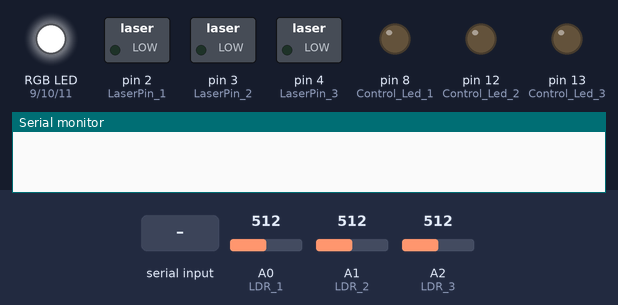
Simulated run of this sketch. Board: Arduino Uno, built with avr-gcc and run on an emulated ATmega328P. On the bench: switched loads named in the sketch (green lamp = pin HIGH), an RGB LED mixed from three pins (HIGH = lit), output pins drawn as LEDs (lit = HIGH), the last lines printed to the serial monitor. The test bench sets the inputs (shaded band); at power-on: A0 (LDR_1) = 512, A1 (LDR_2) = 512, A2 (LDR_3) = 512.

Above: at 1.2 s.
1.3 s: "4" received over the second serial link
At 2.5 s:
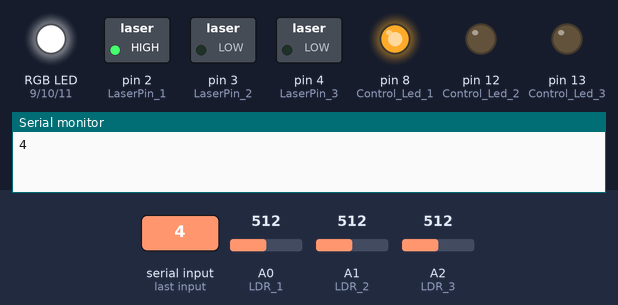
2.8 s: "6" received over the second serial link
At 3.8 s:
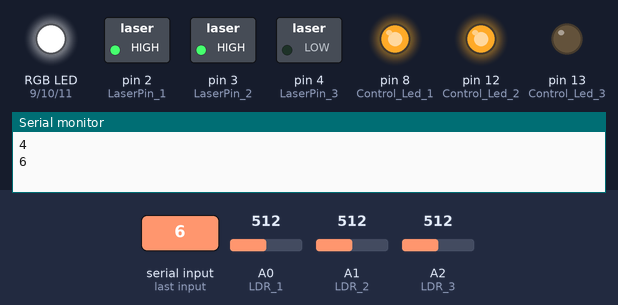
4.3 s: "5" received over the second serial link
At 4.9 s:
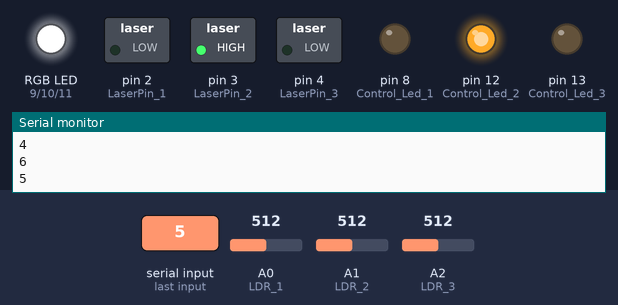
5.8 s: "8" received over the second serial link
At 6.1 s:
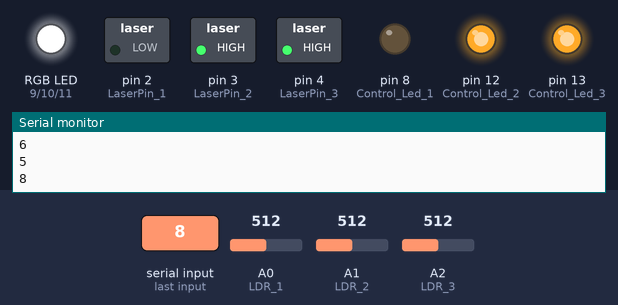
7.3 s: "7" received over the second serial link
At 8.4 s:
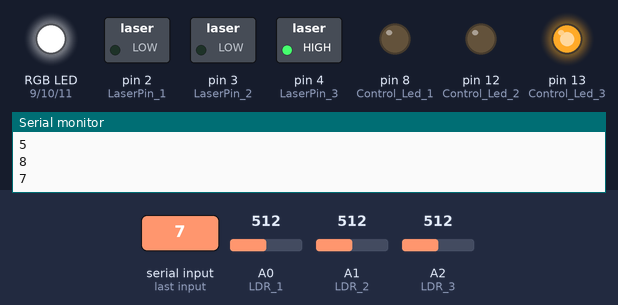
8.8 s: "9" received over the second serial link
At 9.6 s:
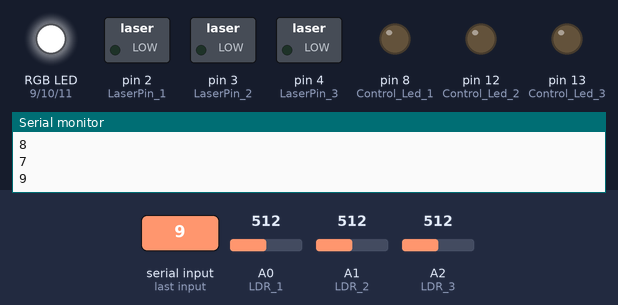
Timing chart, 0 to 11.3 s (numbered marks = the images above; inputs shaded):
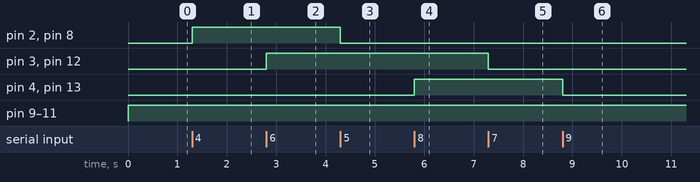

The sketch:

PeopleCounter_with_Lasers.ino
```cpp
     /////////////////////////////////////////////
    //    Create a People Counter with Lasers  //
   //           on an Android Device          //
  //             by Kutluhan Aktar           //
 //                                         //
/////////////////////////////////////////////


// The purpose of the project is to make a people counter that detects the number of people who enter the room using lasers and LDRs and control it with an android app.
//
// Connect the one leg of an LDR to the GND with 1K ohm resistor.
//
// Make sure the lasers are toward to the LDRs directly.
//
// If you want that the results of the people counter is accurate, please set the optimum level of LDRs correctly.
//
//
// Connections:
//
// Arduino Uno
//                                Laser_Module_1
// Pin 2  ------------------------
//                                Laser_Module_2
// Pin 3  ------------------------
//                                Laser_Module_3
// Pin 4  ------------------------
//                                Buzzer
// Pin 5  ------------------------
//                                HC-06 Bluetooth Module
// Pin 6  ------------------------TX
// Pin 7  ------------------------RX
//                                Control_Led_1
// Pin 8  ------------------------
//                                Control_Led_2
// Pin 12 ------------------------
//                                Control_Led_3
// Pin 13 ------------------------
//                                RGB_Module
// Pin 9  ------------------------R
// Pin 10 ------------------------G
// Pin 11 ------------------------B
//                                LDR_1
//     AO ------------------------
//                                LDR_2
//     A1 ------------------------
//                                LDR_3
//     A2 ------------------------


#include <SoftwareSerial.h>

int LaserPin_1 = 2; // Define the laser sensors' pins.
int LaserPin_2 = 3;
int LaserPin_3 = 4;

int BuzzerPin = 5; // Buzzer pin.

int Control_RX = 6; // RX and TX pin for the SoftWareSerial library.
int Control_TX = 7;

int RedPin = 9; // PWM pins for RGB LED sensor.
int GreenPin = 10;
int BluePin = 11;

int Control_Led_1 = 8; // Set the each of led as a mark for the status of the each of laser modules.
int Control_Led_2 = 12;
int Control_Led_3 = 13;

int LDR_1 = A0; // Analog pins for LDRs.
int LDR_2 = A1;
int LDR_3 = A2;

int LDR_1_Read ; // Define the value of LDRs as global variables.
int LDR_2_Read ;
int LDR_3_Read ;

int Counter = 0; // Set the default value of the counter as zero.

volatile boolean Alarm_is_Activated = false; // Choose whether the alarm is on or not.
volatile boolean Alarm_Initial = false;

volatile boolean Counter_Detect = false; // It is a variable to give delay time to Arduino.

SoftwareSerial Control(Control_RX, Control_TX); // Define the Rx and the Tx pins to communicate with Bluetooth Module.

String Name = "Control"; // Name your module and set the password for it.
int Password = 1111;
String Uart = "9600,0,0";

void setup() {

  Serial.begin(9600);
  Control.begin(9600); // Begin HC-06 Bluetooth module to communicate.

  // Change_BluetoothModule_Defaults(); // You can activate it if you want to change the defaults of the Bluetooth module.

  pinMode(LaserPin_1,OUTPUT);
  pinMode(LaserPin_2,OUTPUT);
  pinMode(LaserPin_3,OUTPUT);

  pinMode(RedPin,OUTPUT);
  pinMode(GreenPin,OUTPUT);
  pinMode(BluePin,OUTPUT);

  pinMode(Control_Led_1,OUTPUT);
  pinMode(Control_Led_2,OUTPUT);
  pinMode(Control_Led_3,OUTPUT);
}

void loop() {

    get_Data_From_LDR(); // Get the data from LDR sensors.

    if(Control.available()){ // If HC-06 Bluetooth module is available, Commands() has proceeded.

    char c = Control.read();
    Serial.println(c); // Control the characters that are set by the app using the terminal.

    Commands(c);
    }

    Set_Alarm(); // Initial the alarm function.

    Set_Counter(); // Begin the people counter.

}
void Commands(char i){ // Choose which events happen when the specific character is sent from the app to Arduino.

    switch(i){
      case '1' :
      Control.print(Counter);
      break;
      case '2' :
      Alarm_is_Activated = true;
      break;
      case '3' :
      Alarm_is_Activated = false;
      break;
      case '4' :
      digitalWrite(LaserPin_1,HIGH);
      digitalWrite(Control_Led_1,HIGH);
      break;
      case '5' :
      digitalWrite(LaserPin_1,LOW);
      digitalWrite(Control_Led_1,LOW);
      break;
      case '6' :
      digitalWrite(LaserPin_2,HIGH);
      digitalWrite(Control_Led_2,HIGH);
      break;
      case '7' :
      digitalWrite(LaserPin_2,LOW);
      digitalWrite(Control_Led_2,LOW);
      break;
      case '8' :
      digitalWrite(LaserPin_3,HIGH);
      digitalWrite(Control_Led_3,HIGH);
      break;
      case '9' :
      digitalWrite(LaserPin_3,LOW);
      digitalWrite(Control_Led_3,LOW);
      break;
      case 'r' :
      Counter = 0;
      break;
    }
  }

void get_Data_From_LDR(){ // Get the data of LDR sensors.
  LDR_1_Read = analogRead(LDR_1);
  LDR_2_Read = analogRead(LDR_2);
  LDR_3_Read = analogRead(LDR_3);

}

void Set_Counter(){ // Set a people counter.

  if(LDR_1_Read < 150 || LDR_2_Read < 150 || LDR_3_Read < 150){ // If a motion detected.

   Counter_Detect = true;

  }
  else{

    Counter_Detect = false;

  }
     if(Counter_Detect == true){
       Counter = Counter + 1;
       delay(500); // Give some time to get the number of people who enter the room accurately.
      }
      if(Counter_Detect == false){
        Counter = Counter;
      }
}

void Set_Alarm(){ // Set an adjustable alarm system.

  if(Alarm_is_Activated == true){

   if(LDR_1_Read < 150 || LDR_2_Read < 150 || LDR_3_Read < 150){ // If a motion is detected.

    Alarm_Initial = true;

   }
   else{

    Alarm_Initial = false;

   }
   if(Alarm_Initial == true){
    tone(BuzzerPin,500);
     Color_Change(255, 0, 0);
     delay(50);
     Color_Change(0, 255, 0);
     delay(50);
     Color_Change(0, 0, 255);
     delay(50);
     Color_Change(255, 255, 0);
     delay(50);
     Color_Change(80, 0, 80);
     delay(50);
     Color_Change(0, 255, 255);
     delay(50);
     Color_Change(255, 255, 255);
     delay(50);
   }
  }
  if(Alarm_is_Activated == false || Alarm_Initial == false ){
    noTone(BuzzerPin);
    Color_Change(0, 0, 0);
  }
}

void Color_Change(int red, int green, int blue){ // Change the RGB Module variables easily.
 red = 255 - red;
 green = 255 - green;
 blue = 255 - blue;
 analogWrite(RedPin, red);
 analogWrite(GreenPin, green);
 analogWrite(BluePin, blue);
}

void Change_BluetoothModule_Defaults(){ // Change the default values of the Bluetooth module whatever values you choose.

  Control.print("AT+NAME"); // Change the name.
  Control.println(Name);
  Serial.print("Name is changed: ");
  Serial.println(Name);
  delay(2000);
  Control.print("AT+PSWD"); // Change the password.
  Control.println(Password);
  Serial.print("Password is changed: ");
  Serial.println(Password);
  delay(2000);
  Control.print("AT+UART"); // Change the baud rate. If the Bluetooth module is a HC-05, the default value of the baud rate is 38400.
  Control.println(Uart);
  Serial.print("Baud rate is set: ");
  Serial.println(Uart);
  delay(2000);
  Serial.println("Task is completed."); // You can see whether the task is completed correctly or not using the terminal.
}
```

Measured:
- after the input at 1.3 s, pin 2 (LaserPin_1), pin 8 (Control_Led_1): LOW → HIGH at once
- after the input at 2.8 s, pin 3 (LaserPin_2), pin 12 (Control_Led_2): LOW → HIGH at once
- after the input at 4.3 s, pin 2 (LaserPin_1), pin 8 (Control_Led_1): HIGH → LOW at once
- after the input at 5.8 s, pin 4 (LaserPin_3), pin 13 (Control_Led_3): LOW → HIGH at once
- after the input at 7.3 s, pin 3 (LaserPin_2), pin 12 (Control_Led_2): HIGH → LOW at once
- after the input at 8.8 s, pin 4 (LaserPin_3), pin 13 (Control_Led_3): HIGH → LOW at once
